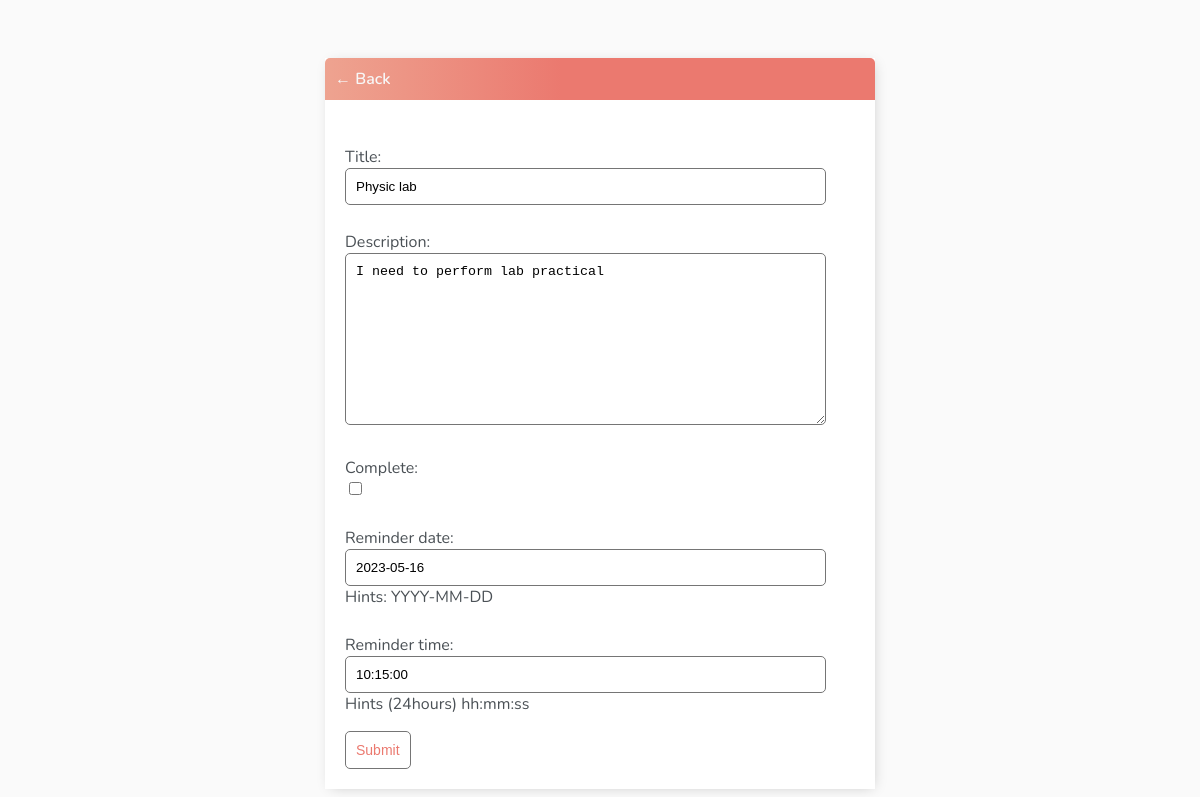
The page /task-update/18 (signed in) on the database its author committed.
### base/models.py (models this page shows, shortened)
class Task(models.Model):
    user = models.ForeignKey(User, on_delete=models.CASCADE, null=True,blank=True)
    title = models.CharField(max_length=200)
    description = models.TextField(null= True,blank = True)
    complete = models.BooleanField(default=False)
    create = models.DateTimeField(auto_now_add=True)
    reminder_date = models.DateField(null=True, blank=True, help_text=" Hints: YYYY-MM-DD")
    reminder_time = models.TimeField(null=True, blank=True,help_text="Hints (24hours) hh:mm:ss  ")
    class Meta:
        ordering = ['complete']

### base/views.py (the view)
# urls.py: path('task-update/<int:pk>',TaskUpdate.as_view(), name='task-update'),
class TaskUpdate(LoginRequiredMixin,UpdateView):
    model=Task
    fields = ['title','description','complete','reminder_date','reminder_time']
    success_url = reverse_lazy('tasks')

### base/templates/base/task_form.html (shortened to what this page needs)
{% extends 'base/main.html' %}
{% block content%}
<div class="header-bar">
    <a href="{% url 'tasks' %}">&#8592; Back</a>
</div>
<div class="card-body">
    <form method="POST" action="">
        {{form.as_p}}
        <input class="button" type="submit" value="Submit">
    </form>
</div>
{% endblock content%}

### base/templates/base/main.html (style rules this page uses)
body { background-color: #FAFAFA; font-family: 'Nunito', sans-serif; padding-top: 50px; }
h1, h2, h3, h4, h5, h6, { font-family: 'Raleway', sans-serif; }
a, p { color: #4b5156 }
a { font-weight: 600; }
input { outline: none; border: none; }
.header-bar { display: flex; justify-content: space-between; color: #fff; padding: 10px; border-radius: 5px 5px 0 0; background: linear-gradient(90deg, #EEA390 0%, #EB796F 43%, #EB796F 100%); }
.header-bar a { color: rgb(247, 247, 247); text-decoration: none; }
input[type=text], input[type=password], textarea { border: 1px solid #757575; border-radius: 5px; padding: 10px; width: 90%; }
label { padding-top: 10px !important; display: block; }
::placeholder { font-weight: 300; opacity: 0.5; }
.button { border: 1px solid #757575; background-color: #FFF; color: #EB796F; padding: 10px; font-size: 14px; border-radius: 5px; cursor: pointer; text-decoration: none; }
.card-body { padding: 20px; }

### rows shown on the page
Task: title "Physic lab", description "I need to perform lab practical", reminder_date "2023-05-16", reminder_time "10:15:00"
